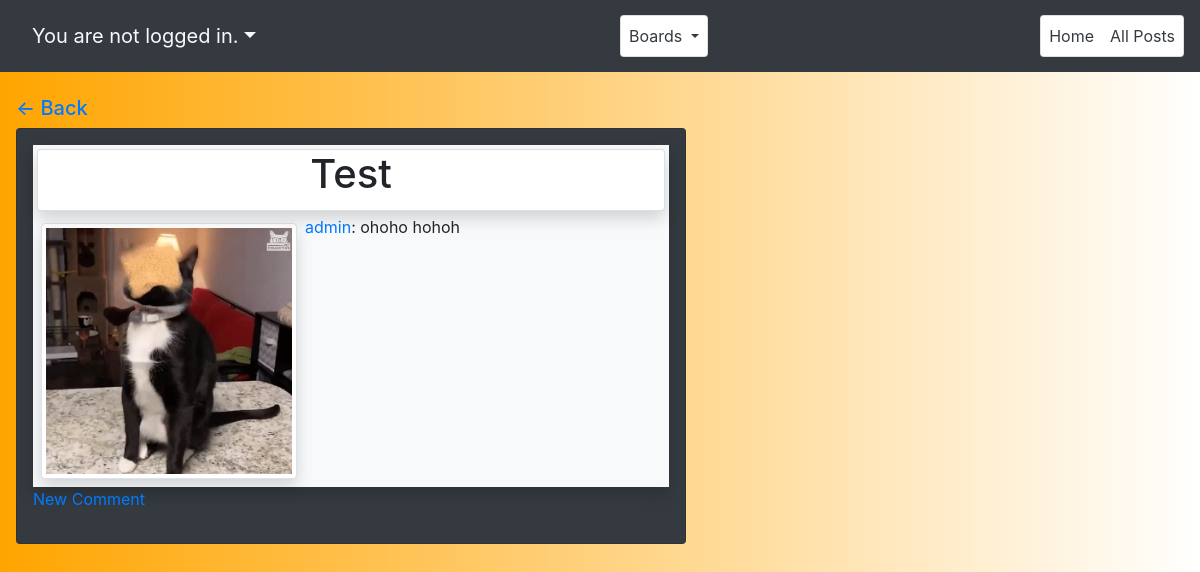
The page /posts/a77463a6-c7f4-4821-9e69-a6499bad5c7b/aea69201-4ebd-4344-8d7c-20fd0bcbdd03/ on the database as committed earlier.
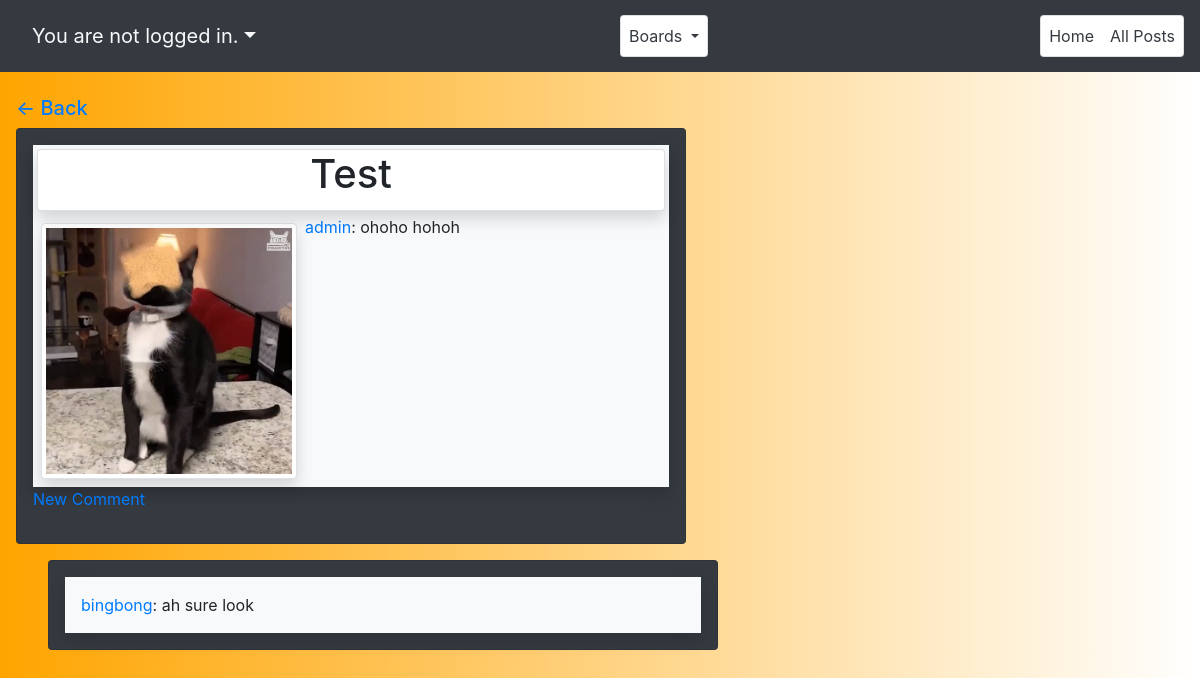
The same page on the database as committed later.
### posts/models.py (models this page shows, shortened)
class Comment(models.Model):
    post = models.ForeignKey(
        Post,
        on_delete = models.CASCADE,
        related_name="comments",
        null=False
    )
    image = models.ImageField(blank=True, upload_to='post/comment/')
    comment = models.CharField(max_length=255)
    date = models.DateTimeField(auto_now_add=True)
    author= models.ForeignKey(
        get_user_model(),
        on_delete = models.CASCADE
    )
    def has_image(self):
        return self.image
    class Meta():
        ordering = ('date',)

### accounts/models.py (models this page shows)
class CustomUser(AbstractUser):
    location = models.TextField(blank=True, max_length=30, default='n/a')

### posts/views.py (the view)
# urls.py: path('<uuid:board_id>/<uuid:post_id>/', PostDetailView.as_view(), name='post_detail'),
class PostDetailView(DetailView):
    model = Post
    def get(self, request, board_id, post_id):
        try:
            post = Post.objects.get(board_id = board_id, id = post_id)
        except Exception as e:
            raise e
        return render(request, "post_detail.html", {'post':post})

### posts/context_processors.py (called while the page is built)
def menu_links(request):
    links = Board.objects.all()
    return dict(links=links)

### posts/models.py (called while the page is built)
    def get_absolute_url(self):
        return reverse('posts:posts_by_board', args=[self.id])

### templates/post_detail.html (shortened to what this page needs)
{% extends 'base.html' %}
{% block content %}
<h5><a class="ml-3" href="{% url 'posts:post_list' %}">
      <- Back</a>
</h5>
<div class="row w-100">
   <div class="container ml-3 col-7">
      <div class="card d-flex flex-nowrap bg-dark rounded p-3">
         <div class="shadow w-100 bg-light d-inline-block">
            <div class="card shadow m-1">
               <h1 class="card-title text-center">{{ post.title }}</h1>
            </div>
            <div class="float-left">
               <img class="shadow m-2 img-thumbnail original-post-image" src="{{ post.image.url }}"
                  alt="{{ post.title }}">
            </div>
            <p class="card-text"><a href="{% url 'show_profile' pk=post.author.pk %}">{{ post.author }}</a>: {{post.body }}</p>
         </div>
         <a href="{% url 'posts:comment_new' post.board_id post.id %}">New Comment</a></p>
         </div>
      </div>
</div>
<div class="w-100 row mt-3">
      {% for comment in post.comments.all %}
      <div class="container ml-5 col-7">
         <div class="card d-flex flex-nowrap bg-dark rounded p-3 mb-1">
            <div class="shadow w-100 bg-light d-inline-block">
               {% if comment.has_image %}
                  <div class="float-left">
                     <img class="shadow m-2 img-thumbnail original-post-image" src="{{ comment.image.url }}"
                        alt="{{ comment.author }}'s Image">
                  </div>
                  <p class="card-text p-2"><a href="">{{ comment.author.username }}</a>: {{ comment.comment }}</p>
               {% else %}
                  <p class="card-text p-3"><a href="">{{ comment.author.username }}</a>: {{ comment.comment }}</p>
               {% endif %}
            </div>
         </div>
      </div>
      {% endfor %}
   </div>
{% endblock content %}

Rows that differ between the two databases and show on the page:
added Comment: author.username "bingbong", comment "ah sure look"
